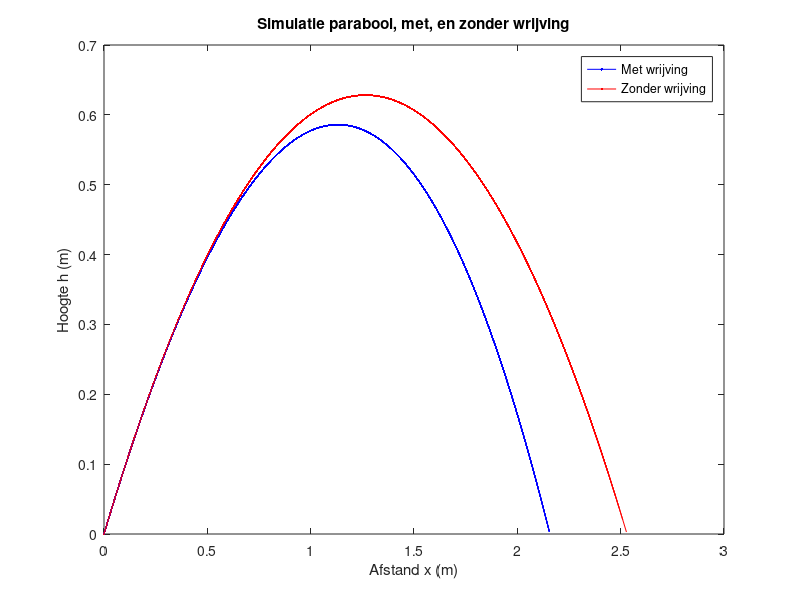

This chart was generated by the following MATLAB code:
% CONSTANTEN
g = 9.81; % N/kg
rho = 1.23; % kg/m^3 (lucht)

A = 0.0009073; % m^2, oppervlakte
m = 23 * 10^-3; % kg, massa van de cilinder
C_d = 4.612742; % N/m, wrijvingsconstante, berekend in script: KKO
v_max = 5; % m / s, maximale snelheid (dit is een placeholder waarde, werd echt berekenend in experiment 1)

theta = pi/4; % radiaal, de hoek waarop de cilinder gelanceerd wordt

v_x = v_max * cos(theta);
v_y = v_max * sin(theta);

% Oorspronkelijke wrijvingskracht
F_wx = -1/2 * C_d * A * rho * abs(v_x) * v_x;
F_wy = -1/2 * C_d * A * rho * abs(v_y) * v_y;

% versnelling
a_x = F_wx / m;
a_y = F_wy / m - g;
a_x_noFw = 0;
a_y_noFw = -g;

% stap-gerelateerde constanten (zie Euler-methode)
stapgrootte = .005;
te_bekijken_aftand = 2;
aantal_stappen = te_bekijken_aftand / stapgrootte;

% snelheid bij t = 0
v_ix = v_x;
v_iy = v_y;
v_ix_noFw = v_x;
v_iy_noFw = v_y;

% positie bij t = 0
x_i = 0;
y_i = 0;
x_i_noFw = 0;
y_i_noFw = 0;

% initialisatie van de matrix met de te plotten punten
punten = zeros(2, aantal_stappen);
punten_noFw = zeros(2, aantal_stappen);

for i = 1:aantal_stappen
    % proceduraal plotten (animatie, vertraagt de berekening heel wat)
    plot(punten(1, 1:i), punten(2, 1:i), 'b');
    hold on;
    plot(punten_noFw(1, 1:i), punten_noFw(2, 1:i), 'r');
    legend("Met wrijving", "Zonder wrijving");
    xlabel("Afstand x (m)")
    ylabel("Hoogte h (m)")
    title("Simulatie parabool, met, en zonder wrijving")

    % nieuwe wrijving, resulterende versnelling, snelheid & punt berekenen
    F_wx = -1/2 * C_d * A * rho * abs(v_ix) * v_ix;
    F_wy = -1/2 * C_d * A * rho * abs(v_iy) * v_iy;
    a_x = F_wx / m;
    a_y = F_wy / m - g;
    v_ix = v_ix + a_x * stapgrootte;
    v_iy = v_iy + a_y * stapgrootte;
    x_i = x_i + v_ix * stapgrootte;
    y_i = y_i + v_iy * stapgrootte;

    v_iy_noFw = v_iy_noFw + a_y_noFw * stapgrootte; % snelheid van x veranderd niet zonder wrijving
    x_i_noFw = x_i_noFw + v_ix_noFw * stapgrootte;
    y_i_noFw = y_i_noFw + v_iy_noFw * stapgrootte;
    
    % toevoegen van het berekend punt aan de puntenmatrix
    punten(1:2, i + 1) = [x_i ; y_i];
    punten_noFw(1:2, i + 1) = [x_i_noFw; y_i_noFw];

    % tekenen van het plot
    drawnow;

    % stoppen met het plotten zodra de cilinder op de grond is geland, maar
    % doorgaan met het plotten van de andere curve, nl. dat y negatief wordt
    % (er zou een functie gemaakt moeten worden om herhaling van code te vermijden)
    if y_i < 0
        x_i
        for j = i:aantal_stappen
            plot(punten(1, 1:i), punten(2, 1:i), 'b');
            hold on;
            plot(punten_noFw(1, 1:j), punten_noFw(2, 1:j), 'r');
            legend("Met wrijving", "Zonder wrijving");

            v_iy_noFw = v_iy_noFw + a_y_noFw * stapgrootte; % snelheid van x veranderd niet zonder wrijving
            x_i_noFw = x_i_noFw + v_ix_noFw * stapgrootte;
            y_i_noFw = y_i_noFw + v_iy_noFw * stapgrootte;
            
            punten_noFw(1:2, j + 1) = [x_i_noFw; y_i_noFw];
            drawnow;
            if y_i_noFw < 0
                x_i_noFw
                break;
            end
        end
        break;
    end
end